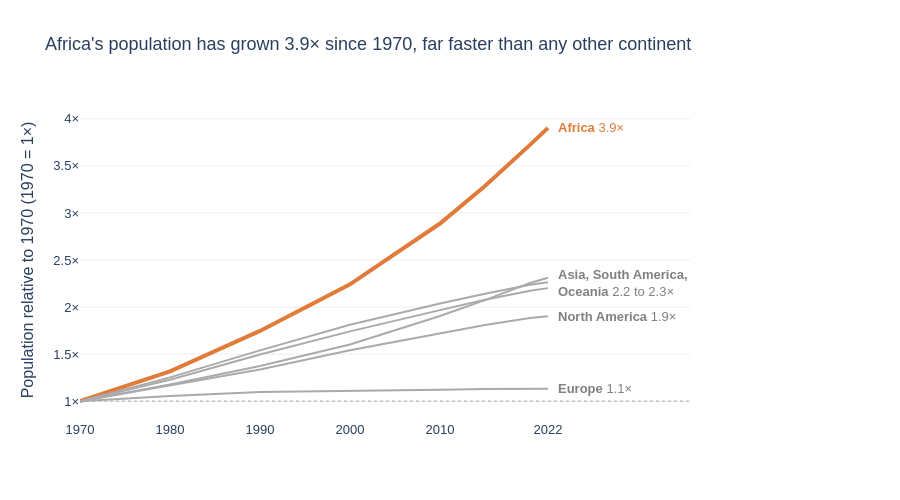

Write notebook code for a chart like this one.
### Markdown cell above
**Chart choice & justification:** Line chart

- The question relates to change over time and line graphs do this best.
- The continents have been broken down using their 1970 populations so that all lines begin at 1× and can be compared easily.
- Africa is orange while the others are grey, making the faster growing continent obvious.
- Labels have been added to the end of the lines so there is no legend.
- Dotted line at 1× represents "same size as 1970."

### Code cell
# Q1
# Course palette (CVD-safe): blue, orange, yellow, greys. Africa = orange, Asia = blue, Europe = yellow throughout the notebook
BLUE, ORANGE, YELLOW = '#2E75B6', '#E07B39', '#F5C842'
GREY, LIGHT_GREY = '#AAAAAA', '#DDDDDD'

# step 1: prep data, continent totals per year divided by their own 1970 total
cont = df_long.groupby(['Continent', 'Year'], as_index=False)['Population'].sum()
base_1970 = cont.loc[cont['Year'] == 1970].set_index('Continent')['Population']
cont['Growth'] = cont['Population'] / cont['Continent'].map(base_1970)

end = cont.loc[cont['Year'] == 2022].set_index('Continent')['Growth'].sort_values()
fastest = end.idxmax()
print(end.round(2))

# step 2: plotly express figure
fig = px.line(
    data_frame=cont,
    x='Year', y='Growth',
    color='Continent',
    color_discrete_map={c: (ORANGE if c == fastest else GREY) for c in cont['Continent'].unique()},
    hover_name='Continent',
    hover_data={'Continent': False, 'Growth': ':.2f', 'Population': ':,'},
    labels={'Growth': 'Population relative to 1970 (1970 = 1×)'},
    title=f"{fastest}'s population has grown {end[fastest]:.1f}× since 1970, far faster than any other continent",
    template='plotly_white',
    height=500
)

# step 3: customisation
fig.update_traces(line_width=2)
fig.update_traces(line_width=4, selector={'name': fastest})

# reference line: 1× = same size as in 1970
fig.add_hline(y=1, line_dash='dot', line_color=GREY, line_width=1)

# direct labels instead of a legend; the three continents that end at ~2.2× share one label
cluster = ['Asia', 'South America', 'Oceania']
for c in ['Africa', 'North America', 'Europe']:
    fig.add_annotation(x=2022, y=end[c], text=f'<b>{c}</b> {end[c]:.1f}×', showarrow=False,
                       xanchor='left', xshift=8,
                       font=dict(color=ORANGE if c == fastest else 'grey', size=13))
fig.add_annotation(x=2022, y=end[cluster].mean(),
                   text=f'<b>Asia, South America,<br>Oceania</b> {end[cluster].min():.1f} to {end[cluster].max():.1f}×',
                   showarrow=False, xanchor='left', xshift=8, align='left',
                   font=dict(color='grey', size=13))

fig.update_layout(
    showlegend=False,
    font=dict(family='Arial', size=13),
    margin=dict(r=210),
    xaxis=dict(showgrid=False, title='', tickvals=[1970, 1980, 1990, 2000, 2010, 2022]),
    yaxis=dict(gridcolor='#EEEEEE', ticksuffix='×', range=[0.8, 4.2])
)

fig.show()

### Figure 1 — Plotly figure (JSON) as saved in the notebook; plotly's stock layout.template omitted (floating-point values rounded to 4 significant figures)
{"data": [{"customdata": [["Africa", 365444348], ["Africa", 481536377], ["Africa", 638150629], ["Africa", 818946032], ["Africa", 1055228072], ["Africa", 1201102442], ["Africa", 1360671810], ["Africa", 1426730932]], "hovertemplate": "<b>%{hovertext}</b><br><br>Year=%{x}<br>Population relative to 1970 (1970 = 1×)=%{y:.2f}<br>Population=%{customdata[1]:,}<extra></extra>", "hovertext": ["Africa", "Africa", "Africa", "Africa", "Africa", "Africa", "Africa", "Africa"], "legendgroup": "Africa", "line": {"color": "#E07B39", "dash": "solid", "width": 4}, "marker": {"symbol": "circle"}, "mode": "lines", "name": "Africa", "orientation": "v", "showlegend": true, "type": "scatter", "x": [1970, 1980, 1990, 2000, 2010, 2015, 2020, 2022], "xaxis": "x", "y": [1.0, 1.318, 1.746, 2.241, 2.888, 3.287, 3.723, 3.904], "yaxis": "y"}, {"customdata": [["Asia", 2144906290], ["Asia", 2635334228], ["Asia", 3210563577], ["Asia", 3735089604], ["Asia", 4220041327], ["Asia", 4458250182], ["Asia", 4663086535], ["Asia", 4721383274]], "hovertemplate": "<b>%{hovertext}</b><br><br>Year=%{x}<br>Population relative to 1970 (1970 = 1×)=%{y:.2f}<br>Population=%{customdata[1]:,}<extra></extra>", "hovertext": ["Asia", "Asia", "Asia", "Asia", "Asia", "Asia", "Asia", "Asia"], "legendgroup": "Asia", "line": {"color": "#AAAAAA", "dash": "solid", "width": 2}, "marker": {"symbol": "circle"}, "mode": "lines", "name": "Asia", "orientation": "v", "showlegend": true, "type": "scatter", "x": [1970, 1980, 1990, 2000, 2010, 2015, 2020, 2022], "xaxis": "x", "y": [1.0, 1.229, 1.497, 1.741, 1.967, 2.079, 2.174, 2.201], "yaxis": "y"}, {"customdata": [["Europe", 655923991], ["Europe", 692527159], ["Europe", 720320797], ["Europe", 726093423], ["Europe", 735613934], ["Europe", 741535608], ["Europe", 745792196], ["Europe", 743147538]], "hovertemplate": "<b>%{hovertext}</b><br><br>Year=%{x}<br>Population relative to 1970 (1970 = 1×)=%{y:.2f}<br>Population=%{customdata[1]:,}<extra></extra>", "hovertext": ["Europe", "Europe", "Europe", "Europe", "Europe", "Europe", "Europe", "Europe"], "legendgroup": "Europe", "line": {"color": "#AAAAAA", "dash": "solid", "width": 2}, "marker": {"symbol": "circle"}, "mode": "lines", "name": "Europe", "orientation": "v", "showlegend": true, "type": "scatter", "x": [1970, 1980, 1990, 2000, 2010, 2015, 2020, 2022], "xaxis": "x", "y": [1.0, 1.056, 1.098, 1.107, 1.121, 1.131, 1.137, 1.133], "yaxis": "y"}, {"customdata": [["North America", 315434606], ["North America", 368293361], ["North America", 421266425], ["North America", 486069584], ["North America", 542720651], ["North America", 570383850], ["North America", 594236593], ["North America", 600296136]], "hovertemplate": "<b>%{hovertext}</b><br><br>Year=%{x}<br>Population relative to 1970 (1970 = 1×)=%{y:.2f}<br>Population=%{customdata[1]:,}<extra></extra>", "hovertext": ["North America", "North America", "North America", "North America", "North America", "North America", "North America", "North America"], "legendgroup": "North America", "line": {"color": "#AAAAAA", "dash": "solid", "width": 2}, "marker": {"symbol": "circle"}, "mode": "lines", "name": "North America", "orientation": "v", "showlegend": true, "type": "scatter", "x": [1970, 1980, 1990, 2000, 2010, 2015, 2020, 2022], "xaxis": "x", "y": [1.0, 1.168, 1.336, 1.541, 1.721, 1.808, 1.884, 1.903], "yaxis": "y"}, {"customdata": [["Oceania", 19480270], ["Oceania", 22920240], ["Oceania", 26743822], ["Oceania", 31222778], ["Oceania", 37102764], ["Oceania", 40403283], ["Oceania", 43933426], ["Oceania", 45038554]], "hovertemplate": "<b>%{hovertext}</b><br><br>Year=%{x}<br>Population relative to 1970 (1970 = 1×)=%{y:.2f}<br>Population=%{customdata[1]:,}<extra></extra>", "hovertext": ["Oceania", "Oceania", "Oceania", "Oceania", "Oceania", "Oceania", "Oceania", "Oceania"], "legendgroup": "Oceania", "line": {"color": "#AAAAAA", "dash": "solid", "width": 2}, "marker": {"symbol": "circle"}, "mode": "lines", "name": "Oceania", "orientation": "v", "showlegend": true, "type": "scatter", "x": [1970, 1980, 1990, 2000, 2010, 2015, 2020, 2022], "xaxis": "x", "y": [1.0, 1.177, 1.373, 1.603, 1.905, 2.074, 2.255, 2.312], "yaxis": "y"}, {"customdata": [["South America", 192947156], ["South America", 241789006], ["South America", 297146415], ["South America", 349634282], ["South America", 393078250], ["South America", 413134396], ["South America", 431530043], ["South America", 436816608]], "hovertemplate": "<b>%{hovertext}</b><br><br>Year=%{x}<br>Population relative to 1970 (1970 = 1×)=%{y:.2f}<br>Population=%{customdata[1]:,}<extra></extra>", "hovertext": ["South America", "South America", "South America", "South America", "South America", "South America", "South America", "South America"], "legendgroup": "South America", "line": {"color": "#AAAAAA", "dash": "solid", "width": 2}, "marker": {"symbol": "circle"}, "mode": "lines", "name": "South America", "orientation": "v", "showlegend": true, "type": "scatter", "x": [1970, 1980, 1990, 2000, 2010, 2015, 2020, 2022], "xaxis": "x", "y": [1.0, 1.253, 1.54, 1.812, 2.037, 2.141, 2.237, 2.264], "yaxis": "y"}], "layout": {"annotations": [{"font": {"color": "#E07B39", "size": 13}, "showarrow": false, "text": "<b>Africa</b> 3.9×", "x": 2022, "xanchor": "left", "xshift": 8, "y": 3.904}, {"font": {"color": "grey", "size": 13}, "showarrow": false, "text": "<b>North America</b> 1.9×", "x": 2022, "xanchor": "left", "xshift": 8, "y": 1.903}, {"font": {"color": "grey", "size": 13}, "showarrow": false, "text": "<b>Europe</b> 1.1×", "x": 2022, "xanchor": "left", "xshift": 8, "y": 1.133}, {"align": "left", "font": {"color": "grey", "size": 13}, "showarrow": false, "text": "<b>Asia, South America,<br>Oceania</b> 2.2 to 2.3×", "x": 2022, "xanchor": "left", "xshift": 8, "y": 2.259}], "font": {"family": "Arial", "size": 13}, "height": 500, "legend": {"title": {"text": "Continent"}, "tracegroupgap": 0}, "margin": {"r": 210}, "shapes": [{"line": {"color": "#AAAAAA", "dash": "dot", "width": 1}, "type": "line", "x0": 0, "x1": 1, "xref": "x domain", "y0": 1, "y1": 1, "yref": "y"}], "showlegend": false, "title": {"text": "Africa's population has grown 3.9× since 1970, far faster than any other continent"}, "xaxis": {"anchor": "y", "domain": [0, 1], "showgrid": false, "tickvals": [1970, 1980, 1990, 2000, 2010, 2022], "title": {"text": ""}}, "yaxis": {"anchor": "x", "domain": [0, 1], "gridcolor": "#EEEEEE", "range": [0.8, 4.2], "ticksuffix": "×", "title": {"text": "Population relative to 1970 (1970 = 1×)"}}}}
